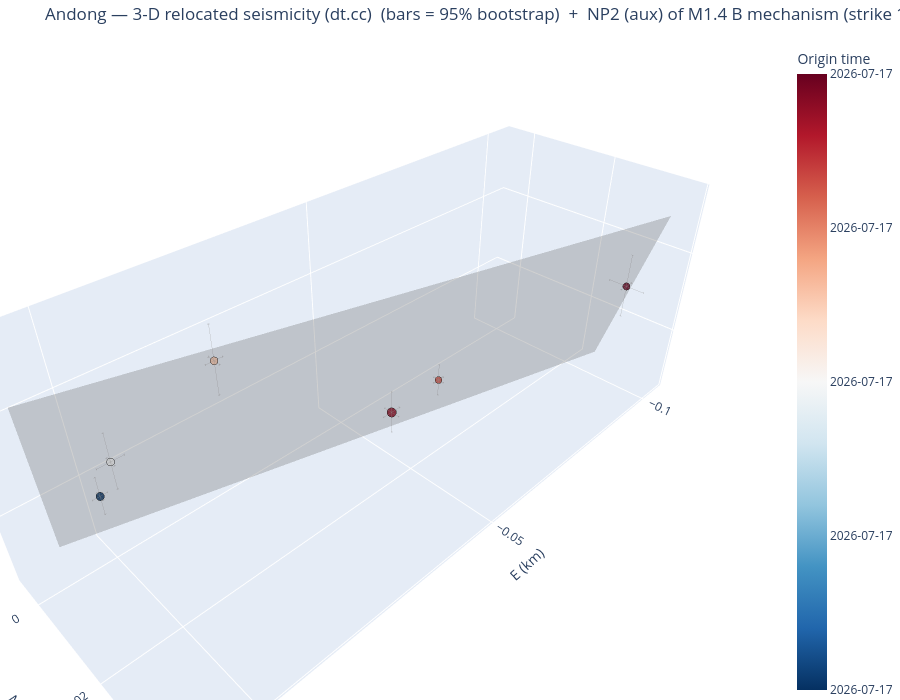

Write notebook code for a chart like this one.
### Markdown cell above
## 6. Seismicity in 3-D (interactive)

`plot_3d_plane` returns an **interactive plotly** 3-D view of the dt.cc hypocentres (relative E–N–depth km,
coloured by origin time, sized by magnitude) with the SVD best-fit fault plane overlaid as a translucent
patch — rotate/zoom to judge planarity and dip. (Interactivity is live in a running notebook; committed
notebooks are output-stripped, and a static export needs the optional `kaleido` package.)

### Code cell
fig3d = viz.plot_3d_plane(cfg, VELMODEL, frame_from=FRAME_FROM, mech_select=MECH_SELECT)
try:                                  # optional static export (needs kaleido); harmless if absent
    fig3d.write_image(f"/tmp/{CLUSTER}_3d.png", scale=2)
except Exception as _e:
    print("(static export skipped — install kaleido for a PNG; the figure is interactive in a live notebook)")
fig3d                                 # <- interactive in JupyterLab: drag to rotate, scroll to zoom

### Figure 1 — Plotly figure (JSON) as saved in the notebook; plotly's stock layout.template omitted (floating-point values rounded to 4 significant figures)
{"data": [{"error_x": {"array": [0.001275, 0.002225, 0.001475, 0.001275, 0.002175, 0.001801], "color": "rgba(80,80,80,0.5)", "thickness": 0.8, "type": "data", "width": 2}, "error_y": {"array": [0.001125, 0.001177, 0.0014, 0.00125, 0.001927, 0.0037], "color": "rgba(80,80,80,0.5)", "thickness": 0.8, "type": "data", "width": 2}, "error_z": {"array": [0.004501, 0.006127, 0.006951, 0.003927, 0.005627, 0.007429], "color": "rgba(80,80,80,0.5)", "thickness": 0.8, "type": "data", "width": 2}, "marker": {"color": [20650.0, 20650.0, 20650.0, 20650.0, 20650.0, 20650.0], "colorbar": {"ticktext": ["2026-07-17", "2026-07-17", "2026-07-17", "2026-07-17", "2026-07-17"], "tickvals": [20650.0, 20650.0, 20650.0, 20650.0, 20650.0], "title": {"text": "Origin time"}}, "colorscale": [[0, "rgb(5,48,97)"], [0.1, "rgb(33,102,172)"], [0.2, "rgb(67,147,195)"], [0.3, "rgb(146,197,222)"], [0.4, "rgb(209,229,240)"], [0.5, "rgb(247,247,247)"], [0.6, "rgb(253,219,199)"], [0.7, "rgb(244,165,130)"], [0.8, "rgb(214,96,77)"], [0.9, "rgb(178,24,43)"], [1, "rgb(103,0,31)"]], "line": {"color": "black", "width": 0.5}, "opacity": 0.95, "size": [9.6, 9.2, 9.2, 8.0, 10.8, 8.4]}, "mode": "markers", "name": "Hypocentres", "text": ["200000  M1.4", "200001  M1.3", "200002  M1.3", "200003  M1.0", "200004  M1.7", "200005  M1.1"], "type": "scatter3d", "x": [0.0, -0.0007, -0.016, -0.059, -0.0539, -0.0925], "y": [0.0, 0.0063, 0.0131, 0.0181, 0.0108, 0.0352], "z": [0.0, -0.0121, -0.0275, -0.0012, 0.0088, -0.0161]}, {"color": "gray", "hoverinfo": "name", "i": [0, 0], "j": [1, 3], "k": [3, 2], "name": "NP2 (aux) of M1.4 B mechanism 106/73", "opacity": 0.3, "showscale": false, "type": "mesh3d", "x": [0.006612, 0.01005, -0.1035, -0.1001], "y": [-0.005632, 0.006672, 0.02517, 0.03747], "z": [0.01214, -0.03045, 0.01214, -0.03045]}], "layout": {"height": 700, "margin": {"b": 0, "l": 0, "r": 0, "t": 40}, "scene": {"aspectmode": "data", "xaxis": {"title": {"text": "E (km)"}}, "yaxis": {"title": {"text": "N (km)"}}, "zaxis": {"autorange": "reversed", "title": {"text": "Depth (km)"}}}, "title": {"text": "Andong — 3-D relocated seismicity (dt.cc)  (bars = 95% bootstrap)  +  NP2 (aux) of M1.4 B mechanism (strike 106°, dip 73°)"}}}
